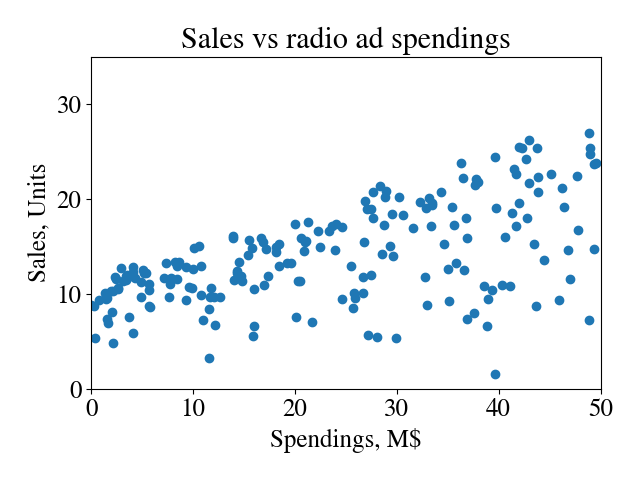

Write the Python code that produced this figure.
import numpy as np
import matplotlib.pyplot as plt
import pandas as pd

import matplotlib
matplotlib.rcParams['mathtext.fontset'] = 'stix'
matplotlib.rcParams['font.family'] = 'STIXGeneral'
matplotlib.rcParams.update({'font.size': 18})


def plot_original_data():
    df = pd.read_csv("data.csv")
    plt.scatter(df['Spendings'], df['Sales'], color='#1f77b4',marker = 'o')
    plt.xlabel("Spendings, M$")
    plt.ylabel("Sales, Units")
    plt.title("Sales vs radio ad spendings")
    #plt.show()
    axes = plt.gca()
    axes.set_xlim([0,50])
    axes.set_ylim([0,35])
    plt.tight_layout()
    fig1 = plt.gcf()
    nfig = fig2data(fig1)
    seq.append(nfig)
##    fig1.subplots_adjust(top = 0.98, bottom = 0.1, right = 0.98, left = 0.08, hspace = 0, wspace = 0)
##    fig1.savefig('../../Illustrations/gradient_descent-1.eps', format='eps', dpi=1000, bbox_inches = 'tight', pad_inches = 0)
##    fig1.savefig('../../Illustrations/gradient_descent-1.pdf', format='pdf', dpi=1000, bbox_inches = 'tight', pad_inches = 0)
##    fig1.savefig('../../Illustrations/gradient_descent-1.png', dpi=1000, bbox_inches = 'tight', pad_inches = 0)

def update_w_and_b(spendings,sales,w,b,alpha):
    dr_dw = 0.0
    dr_db = 0.0
    N = len(spendings)
    for i in range(N):
        dr_dw += -2*spendings[i]*(sales[i] - (w*spendings[i] + b))
        dr_db += -2*(sales[i] - (w*spendings[i] + b))
    # update w and b
    w = w - (dr_dw/float(N))*alpha
    b = b - (dr_db/float(N))*alpha
    return w,b

def fig2data(fig):
    """
    @brief Convert a Matplotlib figure to a 4D numpy array with RGBA channels and return it
    @param fig a matplotlib figure
    @return a numpy 3D array of RGB values
    """
    # draw the renderer
    fig.canvas.draw()
    # Get the RGBA buffer from the figure
    w,h = fig.canvas.get_width_height()
    buf = np.array(fig.canvas.renderer._renderer)
    return buf

seq = []
plot_original_data()
def train(spendings,sales,w,b,alpha,epochs):
    image_counter = 2;
    for e in range(epochs):
        w, b = update_w_and_b(spendings,sales,w,b,alpha)
        # log the progress
        if (e==0) or (e<3000 and e%400==0) or (e%3000==0):
            print("epoch: ", str(e), "loss: "+str(loss(spendings,sales,w,b)))
            print("w, b: ",w,b)
            plt.figure(image_counter)
            plt.xlabel("Spendings, M$")
            plt.ylabel("Sales, Units")
            axes = plt.gca()
            axes.set_xlim([0,50])
            axes.set_ylim([0,35])
            plt.scatter(spendings,sales,color='#1f77b4',marker='o' )
            X_plot = np.linspace(0,50,50)
            plt.plot(X_plot,X_plot*w + b)
            heading = 'epoch = '+str(e)+' loss = '+str(round(loss(spendings,sales,w,b)))
            plt.title(heading)
            #plt.show()
            plt.tight_layout()
            fig1 = plt.gcf()
            nfig = fig2data(fig1)
            seq.append(nfig)
##            fig1.subplots_adjust(top = 0.98, bottom = 0.1, right = 0.98, left = 0.08, hspace = 0, wspace = 0)
##            fig1.savefig('../../Illustrations/gradient_descent-' + str(image_counter) + '.eps', format='eps', dpi=1000, bbox_inches = 'tight', pad_inches = 0)
##            fig1.savefig('../../Illustrations/gradient_descent-' + str(image_counter) + '.pdf', format='pdf', dpi=1000, bbox_inches = 'tight', pad_inches = 0)
##            fig1.savefig('../../Illustrations/gradient_descent-' + str(image_counter) + '.png', dpi=1000, bbox_inches = 'tight', pad_inches = 0)
            image_counter += 1
    return w,b

def loss(spendings,sales,w,b):
    N = len(spendings)
    total_error = 0.0
    for i in range(N):
        total_error += (sales[i] - (w*spendings[i] + b))**2
    return total_error/N

df = pd.read_csv("data.csv")
x = df['Spendings']
y = df['Sales']
w,b = train(x,y,0.0,0.0,0.001,16000)

def predict(x,w,b):
    return w*x + b
x_new = 23.0
y_new = predict(x_new, w, b)
print(y_new)

import os
## Get the directory address of current python file
curr_dir = os.path.dirname(os.path.realpath(__file__))
os.chdir(curr_dir) ## Set the current directory as working directory

## The package used to create gif files
import numpngw
numpngw.write_apng('gradient_descent.png',seq,delay = 750)
